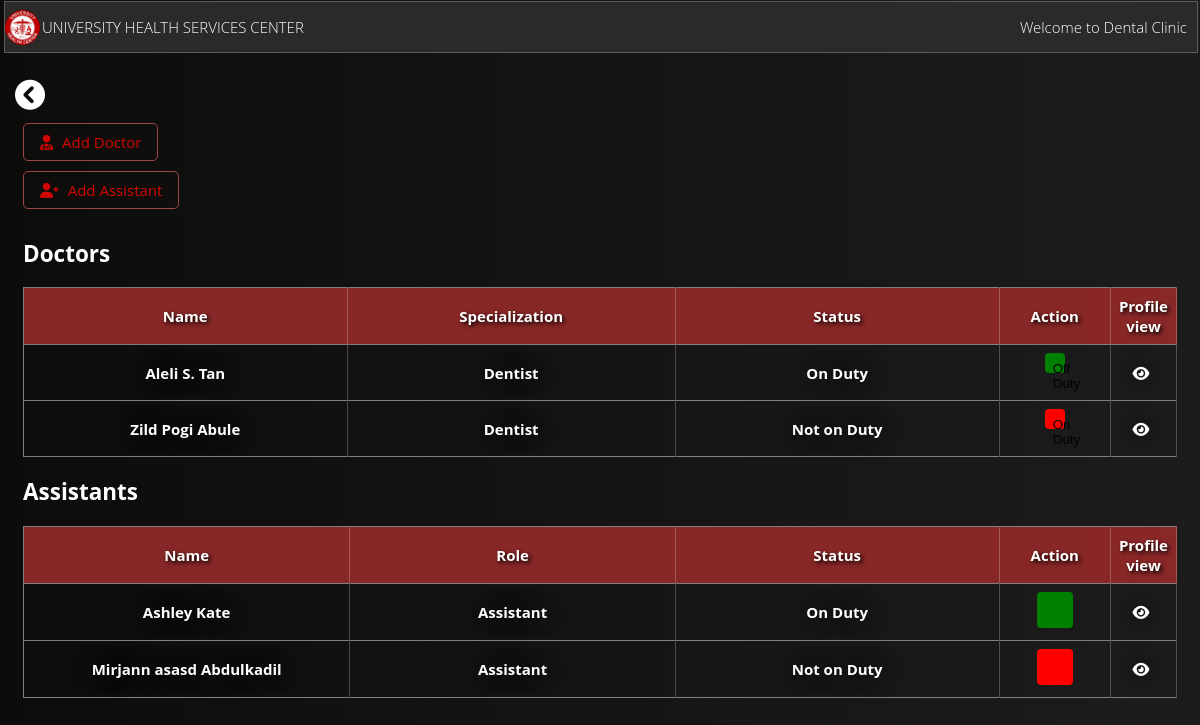
The page /admin_doctorsitelist/ on the database its author committed.
### WmsuClinicApp/models.py (models this page shows, shortened)
class Doctor(models.Model):
    Doctor_id = models.AutoField(primary_key=True)
    name = models.CharField(max_length=100,null=True, blank=True)
    specialization = models.CharField(max_length=100,null=True, blank=True)
    status = models.CharField(max_length=50, default='Not on Duty')
    birthday = models.DateField(null=True, blank=True)
    address = models.CharField(max_length=255, null=True, blank=True)
    civil_status = models.CharField(max_length=50, null=True, blank=True)
    secondary_high_school = models.CharField(max_length=100, null=True, blank=True)
    college = models.CharField(max_length=100, null=True, blank=True)
    pre_med = models.CharField(max_length=100, null=True, blank=True)

class Assistant(models.Model):
    Assistant_id = models.AutoField(primary_key=True)
    name = models.CharField(max_length=100,null=True, blank=True)
    role = models.CharField(max_length=50,null=True, blank=True)
    status = models.CharField(max_length=50, default='Not on Duty')
    birthday = models.DateField(null=True, blank=True)
    address = models.CharField(max_length=255, null=True, blank=True)
    civil_status = models.CharField(max_length=50, null=True, blank=True)
    secondary_high_school = models.CharField(max_length=100, null=True, blank=True)
    college = models.CharField(max_length=100, null=True, blank=True)

### WmsuClinicApp/views.py (the view)
# urls.py: path('admin_doctorsitelist/', views.admin_doctorsitelist, name='admin_doctorsitelist'),
def admin_doctorsitelist(request):
    doctors = Doctor.objects.all()
    assistants = Assistant.objects.all()
    return render(request, 'WmsuClinicApp/admin_doctorsitelist.html', {'doctors': doctors, 'assistants': assistants})

### WmsuClinicApp/templates/WmsuClinicApp/admin_doctorsitelist.html (shortened to what this page needs)
{% load static %}
<!DOCTYPE html>
<html lang="en">
<head>
</head>
<body>
    <link rel="stylesheet" href="https://cdnjs.cloudflare.com/ajax/libs/font-awesome/6.0.0/css/all.min.css">
    <section class="HeaderSection">
        <img src="{% static 'images/OIP1.JPG' %}" alt="logo" class="circular-imgs">
        <p>UNIVERSITY HEALTH SERVICES CENTER</p>
        <section class="right" style="display: flex; justify-content: center;"> <p>Welcome to Dental Clinic</p></section>
    </section>
<div class="Move">
    <a class="right-link" style="align-items: right;" href="{% url 'doctor' %}"><i class="fas fa-user-md"></i> Add Doctor</a> <br>
<a class="right-link" href="{% url 'assistant' %}"><i class="fas fa-user-plus"></i> Add Assistant</a>
    <div class="back-link" style="position: absolute; top: 80px; left: 10px;">
        <a href="{% url 'admin_doctorsite' %}">
            <i class="fas fa-chevron-circle-left" style="top: 23px; margin-left: 5px; color: rgb(255, 255, 255); font-size: 30px;"></i>
        </a>
    </div>
    <h2>Doctors</h2>
    <table border="1">
        <thead>
            <tr>
                <th>Name</th>
                <th>Specialization</th>
                <th>Status</th>
                <th>Action</th>
                <th>Profile view</th>
            </tr>
        </thead>
        <tbody>
            {% for doctor in doctors %}
                <tr>
                    <td>{{ doctor.name }}</td>
                    <td>{{ doctor.specialization }}</td>
                    <td>{{ doctor.status }}</td>
<td>
    {% if doctor.status == 'Not on Duty' %}
    <form id="on_duty_form" action="{% url 'OnDuty' doctor.Doctor_id %}" method="POST" style="display: inline;">
        <button type="button" class="action-button red" onclick="confirmOnDuty('{{ doctor.name }}')">On Duty</button>
    </form>
{% elif doctor.status == 'Retired' or doctor.status == 'Resign' %}
    <span class="action-button red"></span>
{% else %}
    <form id="off_duty_form" action="{% url 'NotOnDuty' doctor.Doctor_id %}" method="POST" style="display: inline;">
        <button type="button" class="action-button green" onclick="confirmNotOnDuty('{{ doctor.name }}')">Off Duty</button>
    </form>
{% endif %}
</td>
                    <td><a href="{% url 'view_doctorprofile' doctor.Doctor_id %}" ><i style="color: #fff;" class="fas fa-eye"></i></a></td>
                </tr>
            {% endfor %}
        </tbody>
    </table>
    <h2>Assistants</h2>
    <table border="1">
        <thead>
            <tr>
                <th>Name</th>
                <th>Role</th>
                <th>Status</th>
                <th>Action</th>
                <th>Profile view</th>
            </tr>
        </thead>
        <tbody>
            {% for assistant in assistants %}
                <tr>
                    <td>{{ assistant.name }}</td>
                    <td>{{ assistant.role }}</td>
                    <td>{{ assistant.status }}</td>
                    <td>
                        {% if assistant.status == 'Not on Duty' %}
                            <a href="{% url 'OnDutyAssistant' assistant.Assistant_id %}" class="action-button red"></a>
                        {% else %}
                            <a href="{% url 'NotOnDutyAssistant' assistant.Assistant_id %}" class="action-button green"></a>
                        {% endif %}
                    </td>
                    <td> <a href="{% url 'view_assistantprofile' assistant.Assistant_id %}"><i style="color: #fff;" class="fas fa-eye"></i></a></td>
                </tr>
            {% endfor %}
        </tbody>
    </table>
</div>
</body>
</html>

### WmsuClinicApp/templates/WmsuClinicApp/admin_doctorsitelist.html (style rules this page uses)
.HeaderSection { display: flex; align-items: center; position: fixed; top: 1px; left: 4px; color: white; width: calc(100% - 8px); background-color: rgb(44, 41, 41); border: 1px solid rgba(255, 248, 248, 0.24); font-weight: lighter; }
.right { margin-left: auto ; display: flex; justify-content: center; align-items: center; margin-right: 10px; }
i { margin-right: 5px; }
.circular-imgs { border-radius: 50%; max-width: 35px; height: auto; margin-right: 2px; }
:before, *:after { box-sizing: border-box; }
body { padding: 1em; font-family: "Open Sans", "Helvetica Neue", Helvetica, Arial, sans-serif; font-size: 15px; color: #b9b9b9; background: linear-gradient(to left, rgb(29, 28, 28), rgb(14, 11, 11)); }
table { border-collapse: collapse; border-right: 1px solid rgba(255, 248, 248, 0.24); }
th, td { border-right: 1px solid rgba(255, 248, 248, 0.24); padding: 8px; text-align: left; color: white; text-align: center; font-weight: bold; width: 30%; }
th { background-color: rgba(143, 41, 41, 0.945); color: white; text-shadow: 2px 2px 4px black; width: 30%; }
td { color: white; text-shadow: 0 0 20px black; }
.Move { margin-top: 100px; }
.right-link { display: inline-block; justify-content: right; text-align: center; padding: 8px 16px; background-color: transparent; color: #d30606; border: 1px solid #994848; border-radius: 5px; margin-bottom: 10px; text-decoration: none; }
.right-link i { margin-right: 5px; }
.action-button { padding: 8px; border: none; border-radius: 4px; cursor: pointer; display: inline-block; width: 20px; height: 20px; }
.red { background-color: red; }
.green { background-color: green; }
h2 { color: white; }

### rows shown on the page
Doctor: name "Aleli S. Tan", specialization "Dentist", status "On Duty"
Doctor: name "Zild Pogi Abule", specialization "Dentist", status "Not on Duty"
Assistant: name "Ashley Kate", role "Assistant", status "On Duty"
Assistant: name "Mirjann asasd Abdulkadil", role "Assistant", status "Not on Duty"
